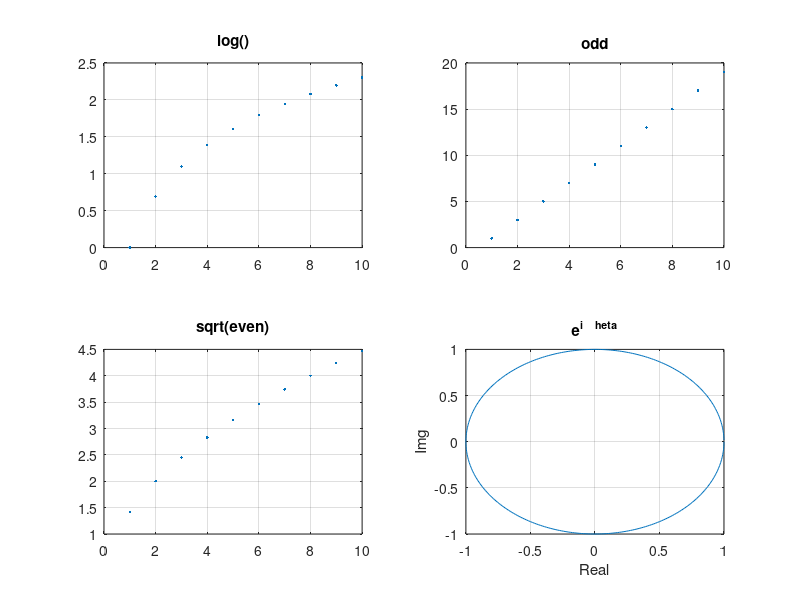

Write the MATLAB code that produced this figure.
% Jonah Spector
% ECE 103

%% Exercise 1

% a

A = 1:10;

for n=1:10
    A(n) = log(A(n));
end

% b

B = 1:10;

for n=1:10
    B(n) = 2*n - 1;
end

% c

C = 1:10;

for n=1:10
    C(n) = sqrt(2*n);
end

% d

subplot(2,2,1)
plot(A, ".")
title("log()")
grid on

subplot(2,2,2)
plot(B, ".")
title("odd")
grid on

subplot(2,2,3)
plot(C, ".")
title("sqrt(even)")
grid on

subplot(2,2,4)
plot(A, ".")
hold on
plot(B, "^")
plot(C, "*")
title("All together")
legend("log()","odd","sqrt(even)")
grid on
hold off

%% Exercise 2

img_num = 1:360;

for i=1:360
    img_num(i)=exp(2*pi*i*1i/360);
end

plot(img_num)
title("e^{i\theta}")
ylabel("Img")
xlabel("Real")
grid on

%% Exercise 3

nested_mat = zeros(10);

for i=1:10
    for k=1:10
        nested_mat(i,k)=i+k;
    end
end

%% Exercise 4

A = [1    6 -12  3;
     1   -3   0  0;
     -3 -14   0 10;
     6    3   5  5];
b = [-20; 12; 0; 15];

Ax = A; Ay = A; Az = A; Aw = A;

Ax(:,1) = b;
Ay(:,2) = b;
Az(:,3) = b;
Aw(:,4) = b;

detA = det(A);

cramer_x = det(Ax)/detA;
cramer_y = det(Ay)/detA;
cramer_z = det(Az)/detA;
cramer_w = det(Aw)/detA;

%% Exercise 5

x = inv(A) * b;
